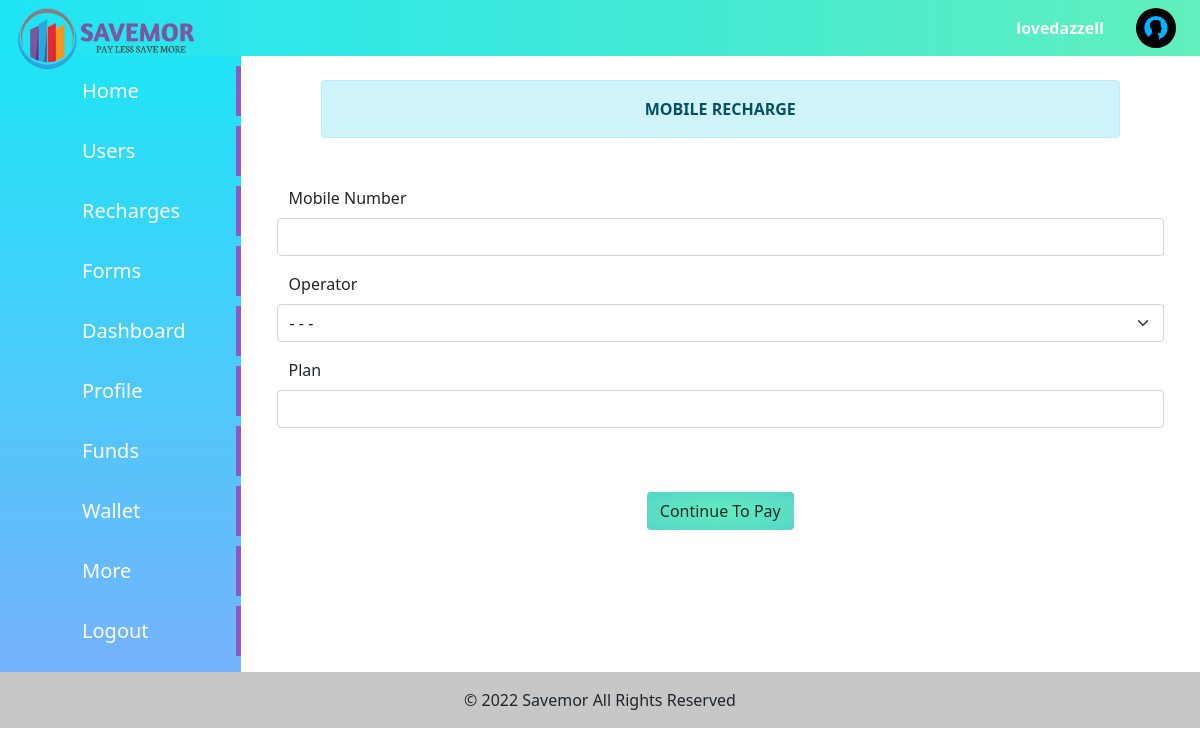
Page /rec/mrecharge/ (signed in) on the committed database.
### authentication/models.py (models this page shows)
class User(AbstractUser):
    username = models.CharField(max_length=50,blank = True, null = True)
    mobile = models.IntegerField(null=True,blank=True)
    status = models.CharField(max_length=100,default='I love Investments')
    profile_pic = models.ImageField(default='profile/profile.png',upload_to = 'profile')
    email = models.EmailField(unique=True)
    wallet = models.FloatField(default=0)
    kyc_status = models.BooleanField(default=False)
    kyc_pending = models.BooleanField(default=False)
    terms = models.BooleanField(default=False)
    distibutor_status = models.BooleanField(default=False)
    pin = models.IntegerField(null=True, blank= True)
    certificate_status = models.CharField(max_length=80,default='Regular')
    withdraw_amount = models.IntegerField(null=True)
    withdraw_status = models.BooleanField(default=False)
    Premium_user = models.BooleanField(default=False)
    premium_Created = models.DateField(null = True)
    refer_by = models.CharField(null=True,blank=True,max_length=70)
    USERNAME_FIELD = 'email'
    objects = UserManager()
    REQUIRED_FIELDS = []

### recharge/views.py (the view)
# urls.py: path('mrecharge/',views.Mobile_recharge,name = 'mrecharge'),
def Mobile_recharge(request):
    form = MobileRechargeForm()
    context = {'form':form}
    return render(request,'rech/mrecharge.html',context)

### recharge/forms.py (shortened to what this page needs)
class MobileRechargeForm(forms.ModelForm):
    form =  forms.CharField(label='',widget=forms.HiddenInput(attrs={'value':'mobile'}))
    mobile =  forms.IntegerField(validators=[validators.MinLengthValidator(10)],label='Mobile Number',required=True,label_suffix="",widget=forms.NumberInput(attrs={'class':'form-control'}))
    mobile_operator =  forms.ChoiceField(label='Operator',label_suffix="",choices=OPERATOR,widget=forms.Select(attrs={'class':'form-select '}))
    amount =  forms.IntegerField(validators=[validators.MinValueValidator(10)],label='Plan', min_value=8,required=True,label_suffix="",widget=forms.NumberInput(attrs={'class':'form-control'}))
    class Meta:
        model = Recharge
        fields = ['mobile','mobile_operator','amount']

### recharge/templates/rech/mrecharge.html (shortened to what this page needs)
{% extends "cust/base.html" %}
{% load static %}
{% block content %}
<div class="col-10 mx-auto alert alert-info m-4 text-center"><B>MOBILE RECHARGE</B></div>
<div class="m-5">
    <form action="{% url 'success' %}" method="POST"  id="mobile-form" enctype="multipart/form-data"  novalidate>
    {% for field in  form %} {% csrf_token %}
    <div class="mb-3 row">
      <div class="form-label">
        {{field.label_tag}}
        </div>
       {{field}}
      </div>
      {% endfor %}
  <div class="d-flex justify-content-center">
      <button type="button" class="btn " id="submit" style=" background: radial-gradient(#60efbc, #58d5c9); "  data-bs-toggle="modal" data-bs-target="#staticBackdrop">
        Continue To Pay
      </button>
    </div>
    </form>
  </div>
{% endblock content %}

### cust/templates/cust/base.html (shortened to what this page needs)
<!DOCTYPE html>
{% load static %}
<html lang="en">
  <head>
  {% block css %}
  <link rel="stylesheet" href="{% static 'cust/css/bootstrap.css' %}" />
  <link rel="stylesheet" href="{% static 'cust/css/style.css' %}" />
  {% endblock css %}
  </head>
  <body>
    <header>
      <nav class="top bg-theme">
        <ul class="nav p-2">
          <li class="nav-item  h-100">
            <h4 class="my-auto" >
              <img src="{% static 'cust/images/savemor_logo1.png' %}" class="mx-2 logo-full"  style="width: 180px; position:absolute; " alt="">
            </h4>
          </li>
        </ul>
        <ul class="nav p-2">
          <li class="d-flex align-items-center ">
            <a class="nav-link  text-light  " href="{% url 'editprofile' %}"><b class="text-light" >{{request.user.username}}</b></a>
          </li>
          <li class="d-flex align-items-center ">
            <a href="{% url 'editprofile' %}"><img src="{{request.user.profile_pic.url}}" style="width: 40px;height: 40px; border-radius: 50%;" class="mx-3" alt="" >
            </a>
          </li>
        </ul>
      </nav>
    </header>
    <div class="content">
      <div class="content1 bg-panel">
        <div class="leftbar">
          <ul>
            {% if request.user.is_superuser == True %}
            <li class="">
             <a href="{% url  'admindisplay'%}">Home</a>
           </li>
           <li class="">
             <a href="{% url  'allusers'%}">Users</a>
           </li>
           <li class="">
            <a href="{% url 'recharge_admin'   %}">Recharges</a>
          </li>
           <li class="">
             <a href="{% url  'allforms'%}">Forms</a>
           </li>
            {% endif %}
             <li class="">
               <a href="{% url  'profile'%}">Dashboard</a>
             </li>
             <li><a href="{% url  'editprofile'%}">Profile</a></li>
             <li><a href="{% url  'userfdform'%}">Funds</a></li>
             <li><a href="{% url  'wallet'%}">Wallet</a></li>
             <li><a href="{% url  'setting'%}">More</a></li>
             <li><a href="{% url 'userlogout' %}">Logout</a></li>
        </ul>
        </div>
      </div>
      <div class="content2">
{% block content %}
{% endblock content %}
</div>
</div>
<footer style="background-color: rgb(248, 248, 248);" class=" text-center   text-lg-start">
  <div class="text-center p-3" style="background-color: rgba(0, 0, 0, 0.2);">
    © 2022 Savemor
    <a class="text-dark text-decoration-none " href=""> All Rights Reserved </a>
  </div>
</footer>
  </body>
</html>

### cust/static/cust/css/style.css (style rules this page uses)
* { margin: 0; padding:0; }
.top { display:flex; justify-content :space-between; }
.bg-theme { background:linear-gradient(to right,#1fe4f5,#60efbc) ; }
.bg-panel { background:linear-gradient(to bottom,#1fe4f5,#76b2fe) ; }
.leftbar { height: auto; display: flex; justify-content: center; }
.leftbar ul li { list-style-type: none; border-right: 5px solid #8d59c2; margin-top: 10px; padding: 10px 50px; transition: 0.5s; }
.leftbar ul li a { text-decoration: none; font-size: 20px; font-weight: 500; color:rgb(255, 255, 255); }
.content { display: grid; grid-template-columns: 0.2fr 1fr; }
.logo-full { display: block; }

### rows in the picture
User: user.username "lovedazzell", user.profile_pic (picture)

### other values in the picture
{{ field.label_tag }} "Mobile Number" "Operator" "Plan"
